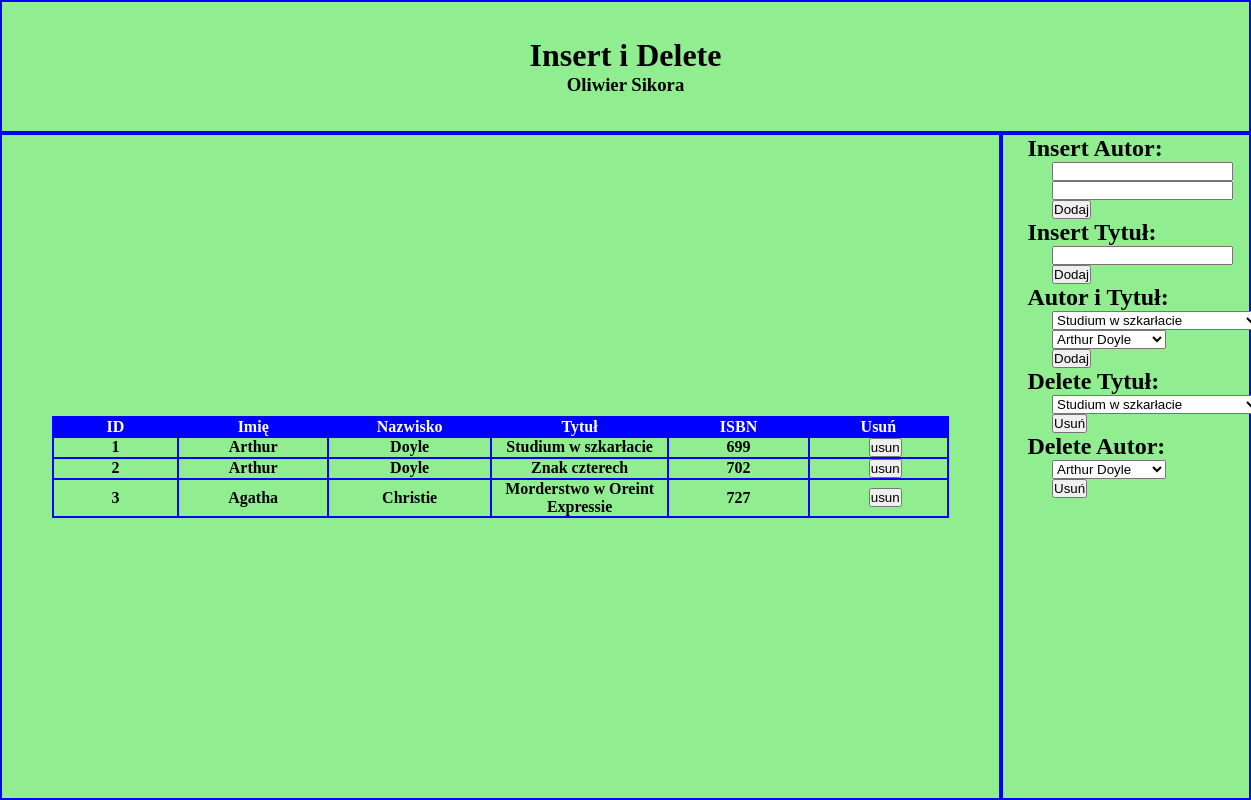
The page / on the database its author committed.
### tables this page shows
CREATE TABLE IF NOT EXISTS `books` (
  `id_book` int(11) NOT NULL AUTO_INCREMENT,
  `id_tytul` int(11) NOT NULL,
  `id_autor` int(11) NOT NULL,
  PRIMARY KEY (`id_book`),
  KEY `obcy_tytul` (`id_tytul`),
  KEY `obcy_autor` (`id_autor`)
);

CREATE TABLE IF NOT EXISTS `autorzy` (
  `id_autor` int(11) NOT NULL AUTO_INCREMENT,
  `imie` varchar(30) NOT NULL,
  `nazwisko` varchar(30) NOT NULL,
  PRIMARY KEY (`id_autor`)
);

CREATE TABLE IF NOT EXISTS `tytuly` (
  `id_tytul` int(11) NOT NULL AUTO_INCREMENT,
  `tytul` varchar(30) NOT NULL,
  `ISBN` int(11) NOT NULL,
  PRIMARY KEY (`id_tytul`)
);

### index.php (the view)
<html>
<head>
<link rel="stylesheet" href="style.css">
</head>
<body>
<div class="container">
<div class="header item">
<h1>Insert i Delete</h1>
<h3>Oliwier Sikora</h3>
</div>
<div class="main item">
    <?php
                $servername = "localhost";
                $username = "root";
                $password = "";
                $dbname = "library";
                $conn = new mysqli($servername, $username, $password, $dbname);
                $result1 = $conn->query("SELECT id_book, imie, nazwisko, tytul, ISBN FROM books, autorzy, tytuly WHERE books.id_autor=autorzy.id_autor AND books.id_tytul=tytuly.id_tytul");
                echo("<table>");
                echo("<tr>
                <th>ID</th>
                <th>Imię</th>
                <th>Nazwisko</th>
                <th>Tytuł</th>
                <th>ISBN</th>
                <th>Usuń</th>
                </tr>");
                while($row=$result1->fetch_assoc() ){
                    echo("<tr>");
                    echo("<td>".$row['id_book']."</td>");
                    echo("<td>".$row['imie']."</td>");
                    echo("<td>".$row['nazwisko']."</td>");
                    echo("<td>".$row['tytul']."</td>");
                    echo("<td>".$row['ISBN']."</td>");
                    echo("<td>
                            <form action='deleterow.php' method='POST'>
                                <input type='hidden' name='id' value='".$row['id_book']."'>
                                <input type='submit' value='usun'>
                            </form>
                        </td>");
                    echo("</tr>");
                }
                echo("</table>");
            ?>
</div>
<div class="rightsidebar item">
                    <h2>Insert Autor:</h2>
                    <form action="autor.php" method="POST">
                        <input type="text" name="imie">
                        <input type="text" name="nazwisko"><br>
                        <input type="submit" value="Dodaj">
                    </form>
                    <h2>Insert Tytuł:</h2>
                    <form action="tytul.php" method="POST">
                        <input type="text" name="tytul"><br>
                        <input type="submit" value="Dodaj">
                    </form>
                    <h2>Autor i Tytuł:</h2>
                    <?php
                        $servername = "localhost";
                        $username = "root";
                        $password = "";
                        $dbname = "library";
                        $conn = new mysqli($servername, $username, $password, $dbname);
                        $result2 = $conn->query("SELECT * FROM tytuly");
                        $result4 = $conn->query("SELECT * FROM tytuly");
                        echo("<form action='books.php' method='POST'>");
                        echo("<select name='tytuly'>");
                        while($row=$result2->fetch_assoc() ){
                            echo("<option value='".$row['id_tytul']."'>".$row['tytul']."</option>");
                        }
                        echo("</select>");
                        $result3 = $conn->query("SELECT * FROM autorzy");
                        $result5 = $conn->query("SELECT * FROM autorzy");
                        echo("<select name='autorzy'>");
                        while($row=$result3->fetch_assoc() ){
                            echo("<option value='".$row['id_autor']."'>".$row['imie']." ".$row['nazwisko']."</option>");
                        }
                        echo("</select>");
                        echo("<br>");
                        echo("<input type='submit' value='Dodaj'>");
                        echo("</form>");
                        echo("<h2>Delete Tytuł:</h2>");
                        echo("<form action='deltytul.php' method='POST'>");
                        echo("<select name='idtytul'>");
                        while($row=$result4->fetch_assoc() ){
                            echo("<option value='".$row['id_tytul']."'>".$row['tytul']."</option>");
                        }
                        echo("</select>");
                        echo("<input type='submit' value='Usuń'>");
                        echo("</form>");
                        echo("<h2>Delete Autor:</h2>");
                        echo("<form action='delautor.php' method='POST'>");
                        echo("<select name='idautor'>");
                        while($row=$result5->fetch_assoc() ){
                            echo("<option value='".$row['id_autor']."'>".$row['imie']." ".$row['nazwisko']."</option>");
                        }
                        echo("</select>");
                        echo("<input type='submit' value='Usuń'>");
                        echo("</form>");
                    ?>
</div>
</div>
</body>
</html>

### style.css (style rules this page uses)
* { margin: 0; padding: 0; box-sizing: border-box; }
.container { background-color: lightgreen; width: 100vw; height: 100vh; display: grid; grid-template-columns: 4fr 1fr; grid-template-rows: 1fr 5fr; grid-template-areas: "a a" "b c" ; }
.item { border: 2px blue solid; }
.header { display: flex; justify-content: center; align-items: center; grid-area: a; flex-direction: column; }
.main { display: flex; justify-content: center; align-items: center; grid-area: b; }
.rightsidebar { grid-area: c; }
table { margin-left: 5%; margin-right: 5%; }
table, th, tr, td { border: 2px solid blue; border-collapse: collapse; }
th { background-color: blue; color: white; }
tr { height: 15px; padding: 30px; font-weight: bold; background-color: lightgreen; color: black; }
td { width: 500px; text-align: center; }
input { margin-left: 20%; margin-right: 10%; }
h2 { margin-left: 10%; margin-right: 10%; }
select { margin-left: 20%; margin-right: 10%; }

### rows shown on the page
books: id_book "1", id_autor.imie "Arthur", id_autor.nazwisko "Doyle", id_tytul.tytul "Studium w szkarłacie", id_tytul.ISBN "699"
books: id_book "2", id_autor.imie "Arthur", id_autor.nazwisko "Doyle", id_tytul.tytul "Znak czterech", id_tytul.ISBN "702"
books: id_book "3", id_autor.imie "Agatha", id_autor.nazwisko "Christie", id_tytul.tytul "Morderstwo w Oreint Expressie", id_tytul.ISBN "727"

### other values the page prints
form field tytuly "Studium w szkarłacie"
form field autorzy "Arthur Doyle"
form field idtytul "Studium w szkarłacie"
form field idautor "Arthur Doyle"
